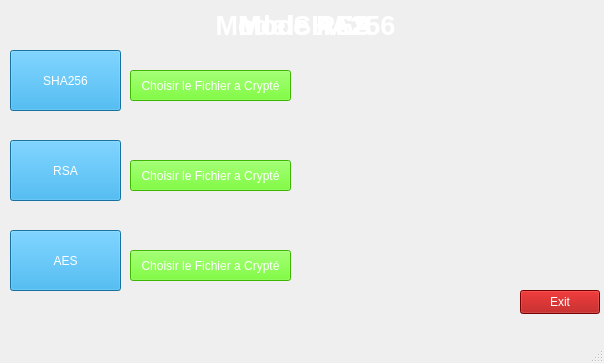
<?xml version="1.0" encoding="UTF-8"?>
<ui version="4.0">
 <class>MainWindow</class>
 <widget class="QMainWindow" name="MainWindow">
  <property name="enabled">
   <bool>true</bool>
  </property>
  <property name="geometry">
   <rect>
    <x>0</x>
    <y>0</y>
    <width>604</width>
    <height>363</height>
   </rect>
  </property>
  <property name="windowTitle">
   <string>Super Fenêtre</string>
  </property>
  <property name="autoFillBackground">
   <bool>false</bool>
  </property>
  <property name="styleSheet">
   <string notr="true">background-image: url(:/securit.jpg);</string>
  </property>
  <widget class="QWidget" name="centralwidget">
   <widget class="QPushButton" name="Exit">
    <property name="geometry">
     <rect>
      <x>520</x>
      <y>290</y>
      <width>80</width>
      <height>24</height>
     </rect>
    </property>
    <property name="styleSheet">
     <string notr="true">background-color: rgb(170, 0, 0);
color: rgb(255, 255, 255);</string>
    </property>
    <property name="text">
     <string>Exit</string>
    </property>
   </widget>
   <widget class="QPushButton" name="AES">
    <property name="geometry">
     <rect>
      <x>10</x>
      <y>230</y>
      <width>111</width>
      <height>61</height>
     </rect>
    </property>
    <property name="styleSheet">
     <string notr="true">background-color: rgb(32, 159, 226);
color: rgb(255, 255, 255);
font: 11pt &quot;Segoe UI&quot;;
font: 700 9pt &quot;Segoe UI&quot;;</string>
    </property>
    <property name="text">
     <string>AES</string>
    </property>
   </widget>
   <widget class="QPushButton" name="SHA256">
    <property name="geometry">
     <rect>
      <x>10</x>
      <y>50</y>
      <width>111</width>
      <height>61</height>
     </rect>
    </property>
    <property name="styleSheet">
     <string notr="true">background-color: rgb(32, 159, 226);
color: rgb(255, 255, 255);
font: 11pt &quot;Segoe UI&quot;;
font: 700 9pt &quot;Segoe UI&quot;;</string>
    </property>
    <property name="text">
     <string>SHA256</string>
    </property>
   </widget>
   <widget class="QPushButton" name="RSA">
    <property name="geometry">
     <rect>
      <x>10</x>
      <y>140</y>
      <width>111</width>
      <height>61</height>
     </rect>
    </property>
    <property name="styleSheet">
     <string notr="true">background-color: rgb(32, 159, 226);
font: 11pt &quot;Segoe UI&quot;;
font: 700 9pt &quot;Segoe UI&quot;;
color: rgb(255, 255, 255);</string>
    </property>
    <property name="text">
     <string>RSA</string>
    </property>
   </widget>
   <widget class="QLabel" name="MODESHA256">
    <property name="geometry">
     <rect>
      <x>210</x>
      <y>0</y>
      <width>191</width>
      <height>51</height>
     </rect>
    </property>
    <property name="styleSheet">
     <string notr="true">background-image: url(:/fondnoir.jpg);
border-color: rgb(0, 85, 255);</string>
    </property>
    <property name="text">
     <string>&lt;html&gt;&lt;head/&gt;&lt;body&gt;&lt;p align=&quot;center&quot;&gt;&lt;span style=&quot; font-size:20pt; font-weight:700; color:#ffffff;&quot;&gt;Mode SHA256&lt;/span&gt;&lt;/p&gt;&lt;/body&gt;&lt;/html&gt;</string>
    </property>
   </widget>
   <widget class="QLabel" name="MODEAES">
    <property name="geometry">
     <rect>
      <x>210</x>
      <y>0</y>
      <width>191</width>
      <height>51</height>
     </rect>
    </property>
    <property name="styleSheet">
     <string notr="true">background-image: url(:/fondnoir.jpg);</string>
    </property>
    <property name="text">
     <string>&lt;html&gt;&lt;head/&gt;&lt;body&gt;&lt;p align=&quot;center&quot;&gt;&lt;span style=&quot; font-size:20pt; font-weight:700; color:#ffffff;&quot;&gt;Mode AES&lt;/span&gt;&lt;/p&gt;&lt;/body&gt;&lt;/html&gt;</string>
    </property>
   </widget>
   <widget class="QLabel" name="MODERSA">
    <property name="geometry">
     <rect>
      <x>210</x>
      <y>0</y>
      <width>191</width>
      <height>51</height>
     </rect>
    </property>
    <property name="styleSheet">
     <string notr="true">background-image: url(:/fondnoir.jpg);
border-color: rgb(0, 85, 255);</string>
    </property>
    <property name="text">
     <string>&lt;html&gt;&lt;head/&gt;&lt;body&gt;&lt;p align=&quot;center&quot;&gt;&lt;span style=&quot; font-size:20pt; font-weight:700; color:#ffffff;&quot;&gt;Mode RSA&lt;/span&gt;&lt;/p&gt;&lt;/body&gt;&lt;/html&gt;</string>
    </property>
   </widget>
   <widget class="QPushButton" name="RSAParcourir">
    <property name="geometry">
     <rect>
      <x>130</x>
      <y>160</y>
      <width>161</width>
      <height>31</height>
     </rect>
    </property>
    <property name="styleSheet">
     <string notr="true">background-color: rgb(85, 255, 0);
color: rgb(255, 255, 255);</string>
    </property>
    <property name="text">
     <string>Choisir le Fichier a Crypté</string>
    </property>
   </widget>
   <widget class="QPushButton" name="AESParcourir">
    <property name="geometry">
     <rect>
      <x>130</x>
      <y>250</y>
      <width>161</width>
      <height>31</height>
     </rect>
    </property>
    <property name="styleSheet">
     <string notr="true">background-color: rgb(85, 255, 0);
color: rgb(255, 255, 255);</string>
    </property>
    <property name="text">
     <string>Choisir le Fichier a Crypté</string>
    </property>
   </widget>
   <widget class="QPushButton" name="SHA256Parcourir">
    <property name="geometry">
     <rect>
      <x>130</x>
      <y>70</y>
      <width>161</width>
      <height>31</height>
     </rect>
    </property>
    <property name="styleSheet">
     <string notr="true">background-color: rgb(85, 255, 0);
color: rgb(255, 255, 255);</string>
    </property>
    <property name="text">
     <string>Choisir le Fichier a Crypté</string>
    </property>
   </widget>
  </widget>
  <widget class="QMenuBar" name="menubar">
   <property name="geometry">
    <rect>
     <x>0</x>
     <y>0</y>
     <width>604</width>
     <height>21</height>
    </rect>
   </property>
  </widget>
  <widget class="QStatusBar" name="statusbar"/>
 </widget>
 <resources/>
 <connections/>
</ui>
